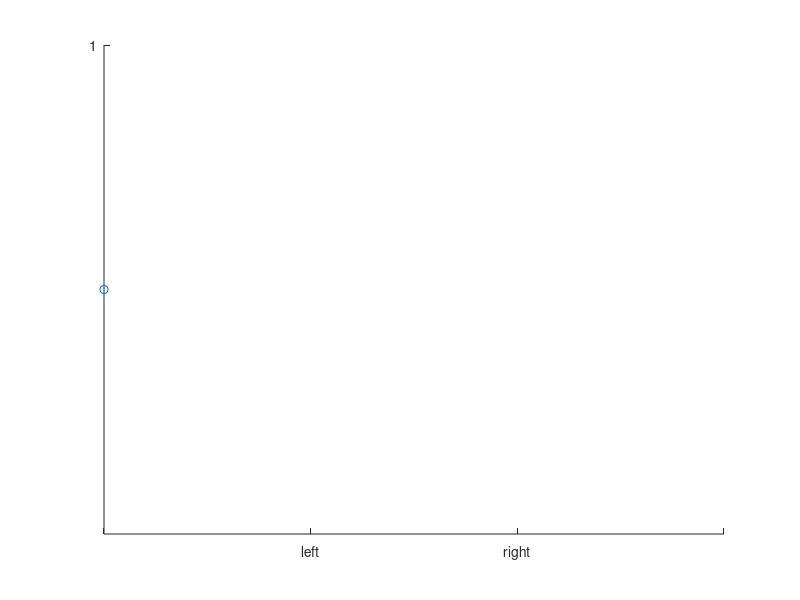

Source code (MATLAB):

xlim(gca,[1 ,4])
ylim(gca,[0 ,1])
set(gca,'xticklabel',{'','left' ,'right',''},'XTick',[1 2 3 4]) %makes left and right label on xaxis
set(gca,'ytick',1) %makes the yaxis only have number 1
hold on

plot([1 2 3],[0.5 4 6],'o');